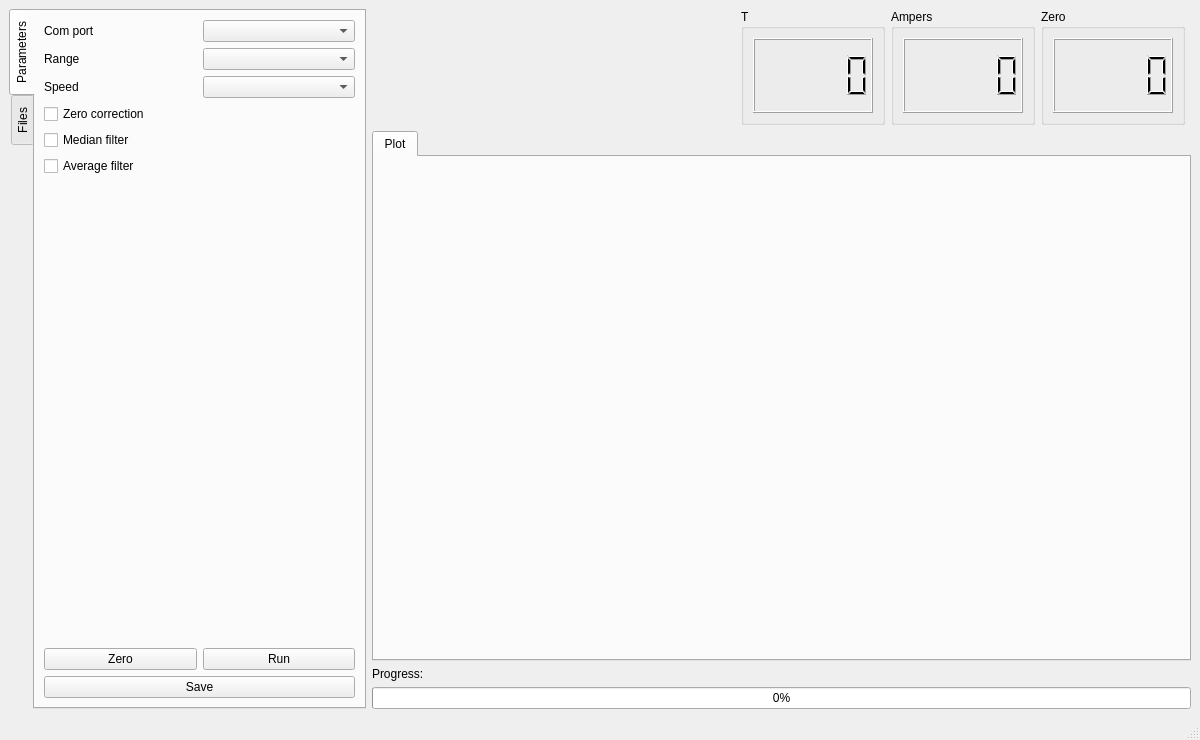
<?xml version="1.0" encoding="UTF-8"?>
<ui version="4.0">
 <class>MainWindow</class>
 <widget class="QMainWindow" name="MainWindow">
  <property name="geometry">
   <rect>
    <x>0</x>
    <y>0</y>
    <width>1200</width>
    <height>740</height>
   </rect>
  </property>
  <property name="minimumSize">
   <size>
    <width>800</width>
    <height>740</height>
   </size>
  </property>
  <property name="windowTitle">
   <string>MainWindow</string>
  </property>
  <widget class="QWidget" name="centralwidget">
   <layout class="QGridLayout" name="gridLayout">
    <item row="0" column="1">
     <spacer name="horizontalSpacer">
      <property name="orientation">
       <enum>Qt::Horizontal</enum>
      </property>
      <property name="sizeHint" stdset="0">
       <size>
        <width>40</width>
        <height>20</height>
       </size>
      </property>
     </spacer>
    </item>
    <item row="2" column="2" colspan="5">
     <widget class="QLabel" name="lb_progress">
      <property name="text">
       <string/>
      </property>
     </widget>
    </item>
    <item row="3" column="1" colspan="6">
     <widget class="QProgressBar" name="pb_scaning">
      <property name="value">
       <number>0</number>
      </property>
     </widget>
    </item>
    <item row="0" column="3">
     <widget class="QGroupBox" name="groupBox_2">
      <property name="title">
       <string>T</string>
      </property>
      <layout class="QGridLayout" name="gridLayout_6">
       <item row="0" column="1">
        <widget class="QLCDNumber" name="lcdNumber_2">
         <property name="minimumSize">
          <size>
           <width>120</width>
           <height>0</height>
          </size>
         </property>
         <property name="smallDecimalPoint">
          <bool>false</bool>
         </property>
         <property name="digitCount">
          <number>5</number>
         </property>
        </widget>
       </item>
      </layout>
     </widget>
    </item>
    <item row="2" column="1">
     <widget class="QLabel" name="label">
      <property name="maximumSize">
       <size>
        <width>80</width>
        <height>16777215</height>
       </size>
      </property>
      <property name="text">
       <string>Progress:</string>
      </property>
     </widget>
    </item>
    <item row="1" column="1" colspan="6">
     <widget class="QTabWidget" name="tw_plot_and_data">
      <property name="currentIndex">
       <number>0</number>
      </property>
      <widget class="QWidget" name="tab_plot">
       <attribute name="title">
        <string>Plot</string>
       </attribute>
       <layout class="QGridLayout" name="gridLayout_2">
        <item row="0" column="0">
         <widget class="QFrame" name="fr_main_plot">
          <property name="minimumSize">
           <size>
            <width>450</width>
            <height>0</height>
           </size>
          </property>
          <property name="autoFillBackground">
           <bool>false</bool>
          </property>
          <property name="frameShape">
           <enum>QFrame::NoFrame</enum>
          </property>
          <property name="lineWidth">
           <number>1</number>
          </property>
         </widget>
        </item>
       </layout>
      </widget>
     </widget>
    </item>
    <item row="0" column="5">
     <widget class="QGroupBox" name="groupBox_3">
      <property name="title">
       <string>Zero</string>
      </property>
      <layout class="QGridLayout" name="gridLayout_8">
       <item row="0" column="1">
        <widget class="QLCDNumber" name="lcdNumber_3">
         <property name="minimumSize">
          <size>
           <width>120</width>
           <height>0</height>
          </size>
         </property>
        </widget>
       </item>
      </layout>
     </widget>
    </item>
    <item row="0" column="4">
     <widget class="QGroupBox" name="groupBox">
      <property name="title">
       <string>Ampers</string>
      </property>
      <layout class="QGridLayout" name="gridLayout_5">
       <item row="0" column="1">
        <widget class="QLCDNumber" name="lcdNumber">
         <property name="minimumSize">
          <size>
           <width>120</width>
           <height>75</height>
          </size>
         </property>
        </widget>
       </item>
      </layout>
     </widget>
    </item>
    <item row="0" column="0" rowspan="4">
     <widget class="QTabWidget" name="tabWidget">
      <property name="maximumSize">
       <size>
        <width>360</width>
        <height>16777215</height>
       </size>
      </property>
      <property name="tabPosition">
       <enum>QTabWidget::West</enum>
      </property>
      <property name="currentIndex">
       <number>0</number>
      </property>
      <widget class="QWidget" name="tab_params">
       <attribute name="title">
        <string>Parameters</string>
       </attribute>
       <layout class="QGridLayout" name="gridLayout_7">
        <item row="1" column="0">
         <widget class="QLabel" name="label_2">
          <property name="text">
           <string>Com port</string>
          </property>
         </widget>
        </item>
        <item row="2" column="1">
         <widget class="QComboBox" name="comboBox_2"/>
        </item>
        <item row="15" column="0">
         <widget class="QPushButton" name="pushButton">
          <property name="text">
           <string>Zero</string>
          </property>
         </widget>
        </item>
        <item row="4" column="0">
         <widget class="QCheckBox" name="checkBox">
          <property name="text">
           <string>Zero correction</string>
          </property>
         </widget>
        </item>
        <item row="3" column="1">
         <widget class="QComboBox" name="comboBox_3"/>
        </item>
        <item row="15" column="1">
         <widget class="QPushButton" name="pushButton_2">
          <property name="text">
           <string>Run</string>
          </property>
         </widget>
        </item>
        <item row="3" column="0">
         <widget class="QLabel" name="label_3">
          <property name="text">
           <string>Speed</string>
          </property>
         </widget>
        </item>
        <item row="2" column="0">
         <widget class="QLabel" name="label_5">
          <property name="text">
           <string>Range</string>
          </property>
         </widget>
        </item>
        <item row="14" column="0">
         <spacer name="verticalSpacer">
          <property name="orientation">
           <enum>Qt::Vertical</enum>
          </property>
          <property name="sizeHint" stdset="0">
           <size>
            <width>20</width>
            <height>40</height>
           </size>
          </property>
         </spacer>
        </item>
        <item row="1" column="1">
         <widget class="QComboBox" name="comboBox"/>
        </item>
        <item row="16" column="0" colspan="2">
         <widget class="QPushButton" name="pushButton_3">
          <property name="text">
           <string>Save</string>
          </property>
         </widget>
        </item>
        <item row="6" column="0">
         <widget class="QCheckBox" name="checkBox_3">
          <property name="text">
           <string>Average filter</string>
          </property>
         </widget>
        </item>
        <item row="5" column="0">
         <widget class="QCheckBox" name="checkBox_2">
          <property name="text">
           <string>Median filter</string>
          </property>
         </widget>
        </item>
       </layout>
      </widget>
      <widget class="QWidget" name="tab_files">
       <attribute name="title">
        <string>Files</string>
       </attribute>
       <layout class="QGridLayout" name="gridLayout_4">
        <item row="0" column="0">
         <widget class="QLineEdit" name="le_project_folder">
          <property name="readOnly">
           <bool>true</bool>
          </property>
          <property name="clearButtonEnabled">
           <bool>false</bool>
          </property>
         </widget>
        </item>
        <item row="0" column="1">
         <widget class="QToolButton" name="tlb_project_folder">
          <property name="text">
           <string>...</string>
          </property>
         </widget>
        </item>
        <item row="1" column="0" colspan="2">
         <widget class="QListWidget" name="lw_project_tree"/>
        </item>
       </layout>
      </widget>
     </widget>
    </item>
   </layout>
  </widget>
  <widget class="QMenuBar" name="menubar">
   <property name="geometry">
    <rect>
     <x>0</x>
     <y>0</y>
     <width>1200</width>
     <height>30</height>
    </rect>
   </property>
  </widget>
  <widget class="QStatusBar" name="statusbar"/>
 </widget>
 <resources/>
 <connections/>
</ui>
